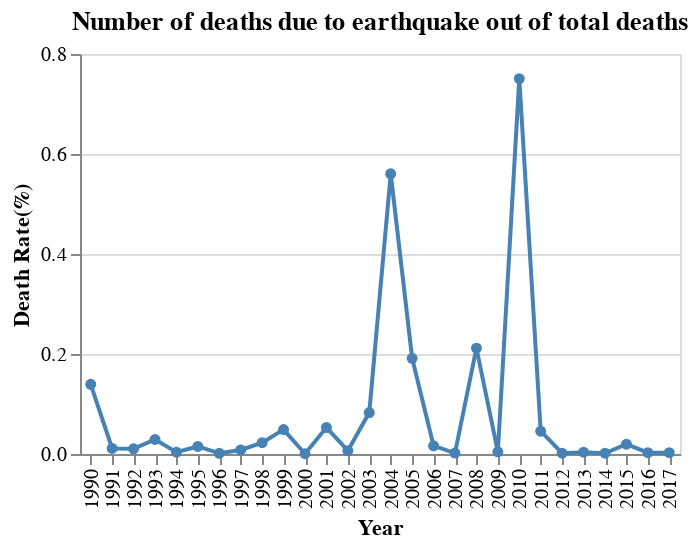

Source (notebook cell):
### Code cell
dr_plot

### Figure 1 — Vega-Lite specification as saved in the notebook (floating-point values rounded to 4 significant figures)
{"$schema": "https://vega.github.io/schema/vega-lite/v3.4.0.json", "config": {"mark": {"tooltip": null}, "view": {"height": 300, "width": 400}}, "data": {"name": "data-73c406fe81df85a17599c9536a23c9b6"}, "datasets": {"data-73c406fe81df85a17599c9536a23c9b6": [{"Death Rate": 0.1394, "Death_earthquake": 52945, "Death_total": 37980000.0, "Year": 1990}, {"Death Rate": 0.0111, "Death_earthquake": 4262, "Death_total": 38480000.0, "Year": 1991}, {"Death Rate": 0.0103, "Death_earthquake": 3987, "Death_total": 38700000.0, "Year": 1992}, {"Death Rate": 0.029, "Death_earthquake": 11300, "Death_total": 38960000.0, "Year": 1993}, {"Death Rate": 0.0037, "Death_earthquake": 1447, "Death_total": 39590000.0, "Year": 1994}, {"Death Rate": 0.0151, "Death_earthquake": 5948, "Death_total": 39370000.0, "Year": 1995}, {"Death Rate": 0.0014, "Death_earthquake": 568, "Death_total": 39450000.0, "Year": 1996}, {"Death Rate": 0.0081, "Death_earthquake": 3216, "Death_total": 39800000.0, "Year": 1997}, {"Death Rate": 0.0226, "Death_earthquake": 9057, "Death_total": 40060000.0, "Year": 1998}, {"Death Rate": 0.0489, "Death_earthquake": 19657, "Death_total": 40220000.0, "Year": 1999}, {"Death Rate": 0.0005, "Death_earthquake": 219, "Death_total": 40320000.0, "Year": 2000}, {"Death Rate": 0.0528, "Death_earthquake": 21286, "Death_total": 40350000.0, "Year": 2001}, {"Death Rate": 0.0066, "Death_earthquake": 2682, "Death_total": 40540000.0, "Year": 2002}, {"Death Rate": 0.0829, "Death_earthquake": 33813, "Death_total": 40770000.0, "Year": 2003}, {"Death Rate": 0.5603, "Death_earthquake": 228789, "Death_total": 40840000.0, "Year": 2004}, {"Death Rate": 0.1913, "Death_earthquake": 78205, "Death_total": 40870000.0, "Year": 2005}, {"Death Rate": 0.0164, "Death_earthquake": 6674, "Death_total": 40720000.0, "Year": 2006}, {"Death Rate": 0.0018, "Death_earthquake": 719, "Death_total": 40910000.0, "Year": 2007}, {"Death Rate": 0.2117, "Death_earthquake": 88051, "Death_total": 41590000.0, "Year": 2008}, {"Death Rate": 0.0043, "Death_earthquake": 1785, "Death_total": 41820000.0, "Year": 2009}, {"Death Rate": 0.7507, "Death_earthquake": 319319, "Death_total": 42530000.0, "Year": 2010}, {"Death Rate": 0.0457, "Death_earthquake": 19546, "Death_total": 42800000.0, "Year": 2011}, {"Death Rate": 0.0015, "Death_earthquake": 651, "Death_total": 43090000.0, "Year": 2012}, {"Death Rate": 0.0036, "Death_earthquake": 1541, "Death_total": 43300000.0, "Year": 2013}, {"Death Rate": 0.0015, "Death_earthquake": 662, "Death_total": 43920000.0, "Year": 2014}, {"Death Rate": 0.0196, "Death_earthquake": 8780, "Death_total": 44840000.0, "Year": 2015}, {"Death Rate": 0.0026, "Death_earthquake": 1189, "Death_total": 45540000.0, "Year": 2016}, {"Death Rate": 0.0027, "Death_earthquake": 1222, "Death_total": 45970000.0, "Year": 2017}]}, "encoding": {"color": {"condition": {"selection": "selector001", "value": "steelblue"}, "value": "lightgray"}, "tooltip": [{"field": "Death Rate", "type": "quantitative"}, {"field": "Year", "type": "quantitative"}], "x": {"field": "Year", "type": "ordinal"}, "y": {"field": "Death Rate", "title": "Death Rate(%)", "type": "quantitative"}}, "height": 200, "mark": {"point": true, "type": "line"}, "selection": {"selector001": {"fields": ["Year"], "type": "single"}}, "title": "Number of deaths due to earthquake out of total deaths", "width": 300}
